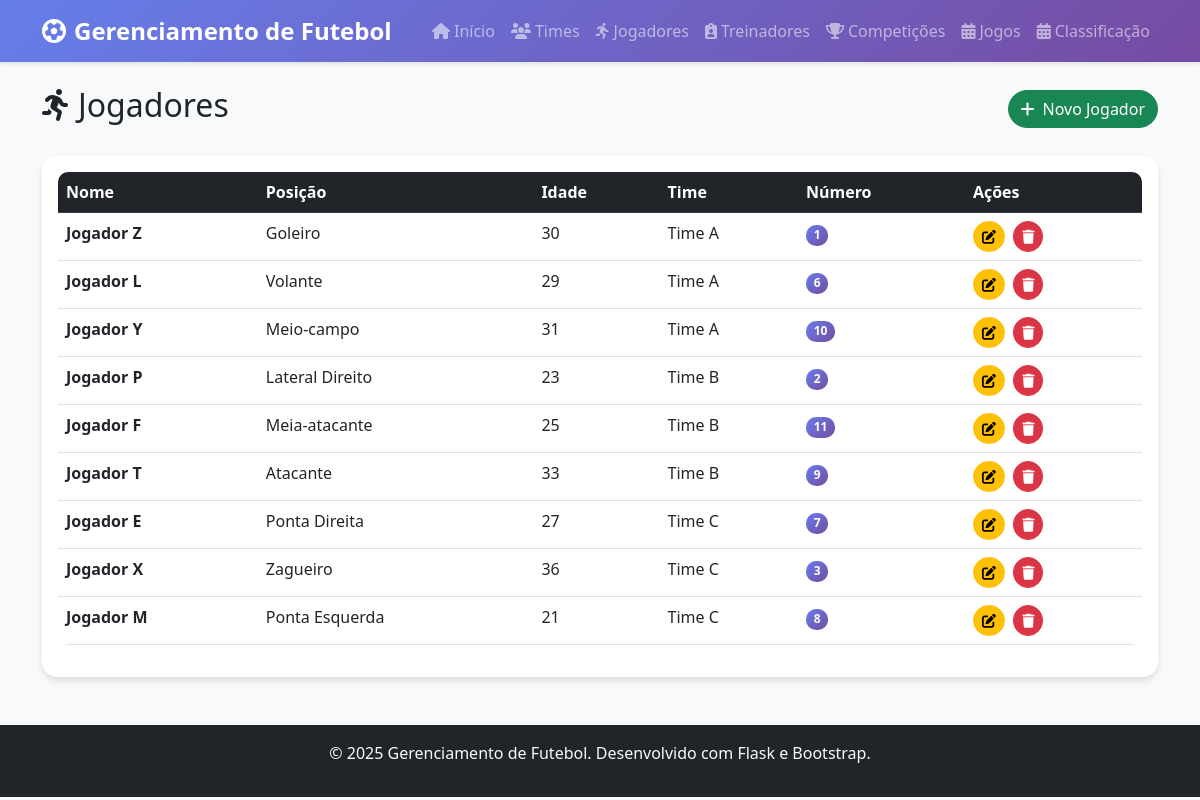
The app's page /jogadores with its own data.
### app/models/jogador.py (models this page shows)
class Jogador(db.Model):
    id: so.Mapped[int] = so.mapped_column(primary_key=True)
    nome: so.Mapped[str] = so.mapped_column(db.String(100), nullable=False)
    posicao: so.Mapped[str] = so.mapped_column(db.String(50), nullable=False)
    idade: so.Mapped[int] = so.mapped_column(nullable=False)
    numero_camisa: so.Mapped[int] = so.mapped_column(nullable=False)
    created_at: so.Mapped[datetime] = so.mapped_column(db.DateTime, default=datetime.utcnow)
    updated_at: so.Mapped[datetime] = so.mapped_column(db.DateTime, default=datetime.utcnow, onupdate=datetime.utcnow)
    time_id: so.Mapped[int] = so.mapped_column(db.ForeignKey('time.id'), index=True, nullable=False)
    time: so.Mapped['Time'] = so.relationship(back_populates='jogadores')

### app/models/time.py (models this page shows)
class Time(db.Model):
    id: so.Mapped[int] = so.mapped_column(primary_key=True)
    nome: so.Mapped[str] = so.mapped_column(db.String(100), nullable=False, unique=True)
    cidade: so.Mapped[str] = so.mapped_column(db.String(100), nullable=False)
    ano_fundacao: so.Mapped[int] = so.mapped_column(nullable=False)
    created_at: so.Mapped[datetime] = so.mapped_column(db.DateTime, default=datetime.utcnow)
    updated_at: so.Mapped[datetime] = so.mapped_column(db.DateTime, default=datetime.utcnow, onupdate=datetime.utcnow)
    jogadores: so.Mapped[List['Jogador']] = so.relationship(back_populates='time')
    treinador_id: so.Mapped[Optional[int]] = so.mapped_column(sa.ForeignKey("treinador.id"), index=True, nullable=True)
    treinador: so.Mapped[Optional['Treinador']] = so.relationship("Treinador", back_populates="times", foreign_keys=[treinador_id])
    jogos_casa: so.Mapped[List['Jogo']] = so.relationship('Jogo', foreign_keys='Jogo.time_casa_id', back_populates='time_casa')
    jogos_visitante: so.Mapped[List['Jogo']] = so.relationship('Jogo', foreign_keys='Jogo.time_visitante_id', back_populates='time_visitante')

### app/routes.py (the view)
@app.route('/jogadores')
def jogadores_index():
    jogadores = JogadorController.listar_jogadores()
    return render_template('jogadores/index.html', jogadores=jogadores)

### app/controllers/jogador_controller.py (called while the page is built)
    def listar_jogadores():
        return Jogador.query.all()

### app/templates/jogadores/index.html (shortened to what this page needs)
{% extends "base.html" %}
{% block content %}
<div class="d-flex justify-content-between align-items-center mb-4">
    <h2><i class="fas fa-running me-2"></i>Jogadores</h2>
    <a href="{{ url_for('jogadores_create') }}" class="btn btn-success">
        <i class="fas fa-plus me-2"></i>Novo Jogador
    </a>
</div>
<div class="card">
    <div class="card-body">
        {% if jogadores %}
            <div class="table-responsive">
                <table class="table table-hover">
                    <thead class="table-dark">
                        <tr>
                            <th>Nome</th>
                            <th>Posição</th>
                            <th>Idade</th>
                            <th>Time</th>
                            <th>Número</th>
                            <th>Ações</th>
                        </tr>
                    </thead>
                    <tbody>
                        {% for jogador in jogadores %}
                        <tr>
                            <td><strong>{{ jogador.nome }}</strong></td>
                            <td>{{ jogador.posicao }}</td>
                            <td>{{ jogador.idade }}</td>
                            <td>{{ jogador.time.nome }}</td>
                            <td><span class="badge bg-primary">{{ jogador.numero_camisa }}</span></td>
                            <td>
                                <a href="{{ url_for('jogadores_edit', id=jogador.id) }}" class="btn btn-sm btn-warning me-1">
                                    <i class="fas fa-edit"></i>
                                </a>
                                <form method="POST" action="{{ url_for('jogadores_delete', id=jogador.id) }}" class="d-inline">
                                    <button type="submit" class="btn btn-sm btn-danger"
                                            onclick="return confirm('Tem certeza que deseja excluir este jogador?')">
                                        <i class="fas fa-trash"></i>
                                    </button>
                                </form>
                            </td>
                        </tr>
                        {% endfor %}
                    </tbody>
                </table>
            </div>
        {% endif %}
    </div>
</div>
{% endblock %}

### app/static/css/style.css (style rules this page uses)
body { background-color: #f8f9fa; font-family: 'Segoe UI', Tahoma, Geneva, Verdana, sans-serif; }
.card { border: none; border-radius: 15px; box-shadow: 0 4px 6px rgba(0, 0, 0, 0.1); transition: transform 0.2s ease-in-out; }
.table { border-radius: 10px; overflow: hidden; }
.btn { border-radius: 25px; font-weight: 500; transition: all 0.2s ease-in-out; }
.badge { border-radius: 10px; }
.table th { border-top: none; font-weight: 600; }
.card { animation: fadeIn 0.5s ease-out; }
.bg-primary { background: linear-gradient(135deg, #667eea 0%, #764ba2 100%) !important; }

### records on screen
Jogador: nome "Jogador Z", posicao "Goleiro", idade "30", time.nome "Time A", numero_camisa "1"
Jogador: nome "Jogador L", posicao "Volante", idade "29", time.nome "Time A", numero_camisa "6"
Jogador: nome "Jogador Y", posicao "Meio-campo", idade "31", time.nome "Time A", numero_camisa "10"
Jogador: nome "Jogador P", posicao "Lateral Direito", idade "23", time.nome "Time B", numero_camisa "2"
Jogador: nome "Jogador F", posicao "Meia-atacante", idade "25", time.nome "Time B", numero_camisa "11"
Jogador: nome "Jogador T", posicao "Atacante", idade "33", time.nome "Time B", numero_camisa "9"
Jogador: nome "Jogador E", posicao "Ponta Direita", idade "27", time.nome "Time C", numero_camisa "7"
Jogador: nome "Jogador X", posicao "Zagueiro", idade "36", time.nome "Time C", numero_camisa "3"
Jogador: nome "Jogador M", posicao "Ponta Esquerda", idade "21", time.nome "Time C", numero_camisa "8"
